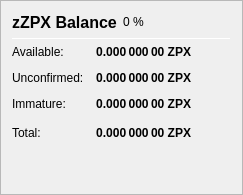
                   <widget class="QFrame" name="frame_ZerocoinBalances">
                    <property name="frameShape">
                     <enum>QFrame::StyledPanel</enum>
                    </property>
                    <property name="frameShadow">
                     <enum>QFrame::Raised</enum>
                    </property>
                    <layout class="QVBoxLayout" name="verticalLayout_7">
                     <item>
                      <layout class="QHBoxLayout" name="horizontalLayout_8" stretch="0,0,0">
                       <item>
                        <widget class="QLabel" name="label_5z_3">
                         <property name="minimumSize">
                          <size>
                           <width>0</width>
                           <height>20</height>
                          </size>
                         </property>
                         <property name="font">
                          <font>
                           <pointsize>12</pointsize>
                           <weight>75</weight>
                           <bold>true</bold>
                          </font>
                         </property>
                         <property name="text">
                          <string>zZPX Balance</string>
                         </property>
                        </widget>
                       </item>
                       <item>
                        <widget class="QLabel" name="labelzZPXPercent">
                         <property name="text">
                          <string notr="true">0 %</string>
                         </property>
                        </widget>
                       </item>
                       <item>
                        <spacer name="horizontalSpacer_11">
                         <property name="orientation">
                          <enum>Qt::Horizontal</enum>
                         </property>
                         <property name="sizeHint" stdset="0">
                          <size>
                           <width>40</width>
                           <height>20</height>
                          </size>
                         </property>
                        </spacer>
                       </item>
                      </layout>
                     </item>
                     <item>
                      <widget class="Line" name="line_ZerocoinBalance">
                       <property name="minimumSize">
                        <size>
                         <width>0</width>
                         <height>1</height>
                        </size>
                       </property>
                       <property name="maximumSize">
                        <size>
                         <width>16777215</width>
                         <height>1</height>
                        </size>
                       </property>
                       <property name="orientation">
                        <enum>Qt::Horizontal</enum>
                       </property>
                      </widget>
                     </item>
                     <item>
                      <layout class="QGridLayout" name="gridLayout_5">
                       <property name="spacing">
                        <number>12</number>
                       </property>
                       <item row="1" column="0">
                        <widget class="QLabel" name="labelzBalanceMatureText">
                         <property name="toolTip">
                          <string>Mature: more than 20 confirmation and more than 1 mint of the same denomination after it was minted.
These zZPX are spendable.</string>
                         </property>
                         <property name="text">
                          <string>Available:</string>
                         </property>
                        </widget>
                       </item>
                       <item row="1" column="1">
                        <widget class="QLabel" name="labelzBalanceMature">
                         <property name="font">
                          <font>
                           <weight>75</weight>
                           <bold>true</bold>
                          </font>
                         </property>
                         <property name="toolTip">
                          <string>Mature: more than 20 confirmation and more than 1 mint of the same denomination after it was minted.
These zZPX are spendable.</string>
                         </property>
                         <property name="text">
                          <string notr="true">0.000 000 00 ZPX</string>
                         </property>
                         <property name="alignment">
                          <set>Qt::AlignRight|Qt::AlignTrailing|Qt::AlignVCenter</set>
                         </property>
                        </widget>
                       </item>
                       <item row="2" column="0">
                        <widget class="QLabel" name="labelzBalanceUnconfirmedText">
                         <property name="toolTip">
                          <string>Unconfirmed: less than 20 confirmations
Immature: confirmed, but less than 1 mint of the same denomination after it was minted</string>
                         </property>
                         <property name="text">
                          <string>Unconfirmed:</string>
                         </property>
                        </widget>
                       </item>
                       <item row="2" column="1">
                        <widget class="QLabel" name="labelzBalanceUnconfirmed">
                         <property name="font">
                          <font>
                           <weight>75</weight>
                           <bold>true</bold>
                          </font>
                         </property>
                         <property name="toolTip">
                          <string>Unconfirmed: less than 20 confirmations
Immature: confirmed, but less than 1 mint of the same denomination after it was minted</string>
                         </property>
                         <property name="text">
                          <string notr="true">0.000 000 00 ZPX</string>
                         </property>
                         <property name="alignment">
                          <set>Qt::AlignRight|Qt::AlignTrailing|Qt::AlignVCenter</set>
                         </property>
                        </widget>
                       </item>
                       <item row="3" column="0">
                        <widget class="QLabel" name="labelzBalanceImmatureText">
                         <property name="toolTip">
                          <string>Unconfirmed: less than 20 confirmations
Immature: confirmed, but less than 1 mint of the same denomination after it was minted</string>
                         </property>
                         <property name="text">
                          <string>Immature:</string>
                         </property>
                        </widget>
                       </item>
                       <item row="3" column="1">
                        <widget class="QLabel" name="labelzBalanceImmature">
                         <property name="font">
                          <font>
                           <weight>75</weight>
                           <bold>true</bold>
                          </font>
                         </property>
                         <property name="toolTip">
                          <string>Unconfirmed: less than 20 confirmations
Immature: confirmed, but less than 1 mint of the same denomination after it was minted</string>
                         </property>
                         <property name="text">
                          <string notr="true">0.000 000 00 ZPX</string>
                         </property>
                         <property name="alignment">
                          <set>Qt::AlignRight|Qt::AlignTrailing|Qt::AlignVCenter</set>
                         </property>
                        </widget>
                       </item>
                       <item row="4" column="0">
                        <widget class="QLabel" name="labelzBalanceText">
                         <property name="toolTip">
                          <string>Your current zZPX balance, unconfirmed and immature zZPX included.</string>
                         </property>
                         <property name="text">
                          <string>Total:</string>
                         </property>
                        </widget>
                       </item>
                       <item row="4" column="1">
                        <widget class="QLabel" name="labelzBalance">
                         <property name="font">
                          <font>
                           <weight>75</weight>
                           <bold>true</bold>
                          </font>
                         </property>
                         <property name="cursor">
                          <cursorShape>IBeamCursor</cursorShape>
                         </property>
                         <property name="toolTip">
                          <string>Your current zZPX balance, unconfirmed and immature zZPX included.</string>
                         </property>
                         <property name="text">
                          <string notr="true">0.000 000 00 ZPX</string>
                         </property>
                         <property name="alignment">
                          <set>Qt::AlignRight|Qt::AlignTrailing|Qt::AlignVCenter</set>
                         </property>
                         <property name="textInteractionFlags">
                          <set>Qt::LinksAccessibleByMouse|Qt::TextSelectableByKeyboard|Qt::TextSelectableByMouse</set>
                         </property>
                        </widget>
                       </item>
                       <item row="4" column="2">
                        <spacer name="horizontalSpacer_4">
                         <property name="orientation">
                          <enum>Qt::Horizontal</enum>
                         </property>
                         <property name="sizeHint" stdset="0">
                          <size>
                           <width>40</width>
                           <height>20</height>
                          </size>
                         </property>
                        </spacer>
                       </item>
                      </layout>
                     </item>
                     <item>
                      <spacer name="verticalSpacer_4">
                       <property name="orientation">
                        <enum>Qt::Vertical</enum>
                       </property>
                       <property name="sizeHint" stdset="0">
                        <size>
                         <width>20</width>
                         <height>40</height>
                        </size>
                       </property>
                      </spacer>
                     </item>
                    </layout>
                   </widget>
